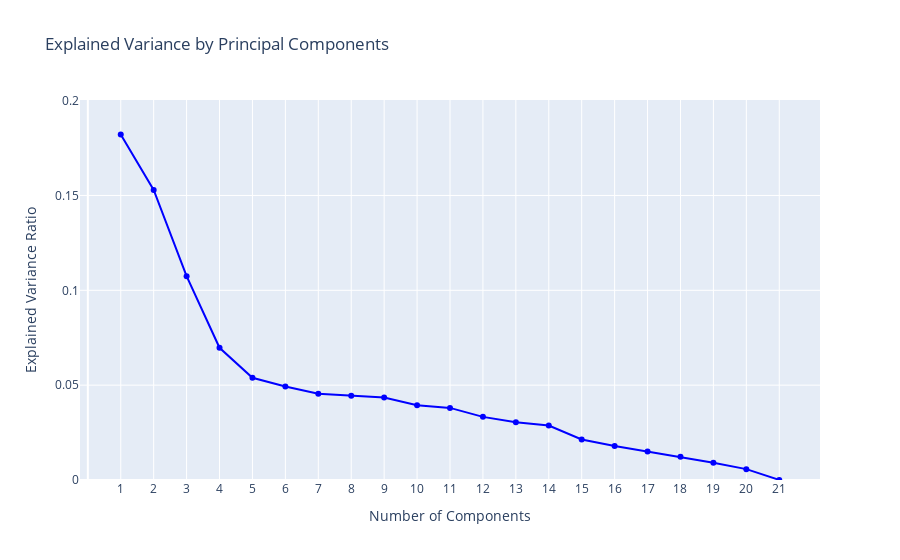

Notebook code cell kept with this figure:
### Code cell
# call the function
# X_train_scaled, X_test_scaled, pca_model = scale_plot_pca(X_train, X_test)
X_train_scaled, X_test_scaled, pca_model = scale_and_plot_pca(X_train, X_test)

### Figure 1 — Plotly figure (JSON) as saved in the notebook; plotly's stock layout.template omitted (floating-point values rounded to 4 significant figures)
{"data": [{"line": {"color": "blue"}, "marker": {"color": "blue"}, "mode": "lines+markers", "type": "scatter", "x": [1, 2, 3, 4, 5, 6, 7, 8, 9, 10, 11, 12, 13, 14, 15, 16, 17, 18, 19, 20, 21], "y": [0.1821, 0.1529, 0.1075, 0.06971, 0.05387, 0.04929, 0.04545, 0.04438, 0.04353, 0.03945, 0.03802, 0.03328, 0.03041, 0.02869, 0.02139, 0.01793, 0.01505, 0.01222, 0.009046, 0.005726, 5.098e-05]}], "layout": {"showlegend": false, "title": {"text": "Explained Variance by Principal Components"}, "xaxis": {"tickmode": "array", "tickvals": [1, 2, 3, 4, 5, 6, 7, 8, 9, 10, 11, 12, 13, 14, 15, 16, 17, 18, 19, 20, 21], "title": {"text": "Number of Components"}}, "yaxis": {"range": [0, 0.2003], "title": {"text": "Explained Variance Ratio"}}}}
